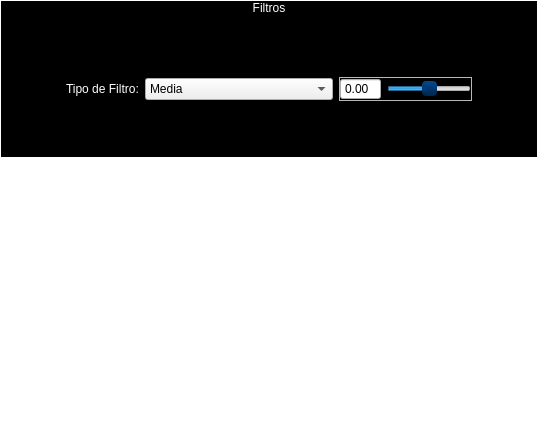
<?xml version="1.0" encoding="UTF-8"?>
<ui version="4.0">
 <class>sim_U4_T5</class>
 <widget class="QWidget" name="sim_U4_T5">
  <property name="geometry">
   <rect>
    <x>0</x>
    <y>0</y>
    <width>538</width>
    <height>430</height>
   </rect>
  </property>
  <property name="windowTitle">
   <string>Sim_U4_T5</string>
  </property>
  <property name="styleSheet">
   <string notr="true">QWidget#sim_U4_T5,
QScrollArea#scrollArea{
background-color:rgba(0,0,0,0);
}</string>
  </property>
  <layout class="QVBoxLayout" name="verticalLayout">
   <property name="leftMargin">
    <number>0</number>
   </property>
   <property name="topMargin">
    <number>0</number>
   </property>
   <property name="rightMargin">
    <number>0</number>
   </property>
   <property name="bottomMargin">
    <number>0</number>
   </property>
   <item>
    <widget class="QScrollArea" name="scrollArea">
     <property name="widgetResizable">
      <bool>true</bool>
     </property>
     <widget class="QWidget" name="scrollAreaWidgetContents">
      <property name="geometry">
       <rect>
        <x>0</x>
        <y>0</y>
        <width>536</width>
        <height>160</height>
       </rect>
      </property>
      <property name="sizePolicy">
       <sizepolicy hsizetype="Preferred" vsizetype="Fixed">
        <horstretch>0</horstretch>
        <verstretch>0</verstretch>
       </sizepolicy>
      </property>
      <property name="styleSheet">
       <string notr="true">QWidget#scrollAreaWidgetContents{
background-color:rgb(0,0,0);
}
QLabel{
color:white;
}
QSlider::handle:horizontal {
background: qlineargradient(spread:pad, x1:0.505, y1:0, x2:0.500318, y2:1, stop:0 rgba(0, 74, 148, 255), stop:1 rgba(0, 37, 74, 255));
width: 18px;
margin: -2px 0; /* handle is placed by default on the contents rect of the groove. Expand outside the groove */
border-radius: 4px;
}
QSlider::handle:horizontal:hover {
background: qlineargradient(spread:pad, x1:0.527773, y1:0, x2:0.517, y2:0.977409, stop:0 rgba(255, 183, 0, 255), stop:1 rgba(193, 148, 12, 255));
}</string>
      </property>
      <layout class="QVBoxLayout" name="verticalLayout_2">
       <property name="leftMargin">
        <number>0</number>
       </property>
       <property name="topMargin">
        <number>0</number>
       </property>
       <property name="rightMargin">
        <number>0</number>
       </property>
       <property name="bottomMargin">
        <number>0</number>
       </property>
       <item>
        <widget class="QLabel" name="label">
         <property name="text">
          <string>Filtros</string>
         </property>
         <property name="alignment">
          <set>Qt::AlignCenter</set>
         </property>
        </widget>
       </item>
       <item>
        <widget class="CustomPlotWidget" name="cp_1" native="true">
         <property name="minimumSize">
          <size>
           <width>0</width>
           <height>50</height>
          </size>
         </property>
        </widget>
       </item>
       <item>
        <layout class="QHBoxLayout" name="horizontalLayout">
         <item>
          <spacer name="horizontalSpacer">
           <property name="orientation">
            <enum>Qt::Horizontal</enum>
           </property>
           <property name="sizeHint" stdset="0">
            <size>
             <width>40</width>
             <height>20</height>
            </size>
           </property>
          </spacer>
         </item>
         <item>
          <widget class="QLabel" name="label_2">
           <property name="text">
            <string>Tipo de Filtro:</string>
           </property>
          </widget>
         </item>
         <item>
          <widget class="QComboBox" name="cb_filtros">
           <item>
            <property name="text">
             <string>Media</string>
            </property>
           </item>
           <item>
            <property name="text">
             <string>Distribución Gaussiana (3x3)</string>
            </property>
           </item>
           <item>
            <property name="text">
             <string>Distribución Gaussiana (5x5)</string>
            </property>
           </item>
           <item>
            <property name="text">
             <string>Mediana</string>
            </property>
           </item>
           <item>
            <property name="text">
             <string>Realce (Sharpening)</string>
            </property>
           </item>
          </widget>
         </item>
         <item>
          <widget class="QFrame" name="fr_realce">
           <property name="frameShape">
            <enum>QFrame::StyledPanel</enum>
           </property>
           <property name="frameShadow">
            <enum>QFrame::Raised</enum>
           </property>
           <layout class="QHBoxLayout" name="horizontalLayout_2">
            <property name="leftMargin">
             <number>0</number>
            </property>
            <property name="topMargin">
             <number>0</number>
            </property>
            <property name="rightMargin">
             <number>0</number>
            </property>
            <property name="bottomMargin">
             <number>0</number>
            </property>
            <item>
             <widget class="QDoubleSpinBox" name="sb_realce">
              <property name="readOnly">
               <bool>true</bool>
              </property>
              <property name="buttonSymbols">
               <enum>QAbstractSpinBox::NoButtons</enum>
              </property>
             </widget>
            </item>
            <item>
             <widget class="QSlider" name="sl_realce">
              <property name="maximum">
               <number>100</number>
              </property>
              <property name="singleStep">
               <number>5</number>
              </property>
              <property name="pageStep">
               <number>10</number>
              </property>
              <property name="value">
               <number>50</number>
              </property>
              <property name="orientation">
               <enum>Qt::Horizontal</enum>
              </property>
             </widget>
            </item>
           </layout>
          </widget>
         </item>
         <item>
          <spacer name="horizontalSpacer_2">
           <property name="orientation">
            <enum>Qt::Horizontal</enum>
           </property>
           <property name="sizeHint" stdset="0">
            <size>
             <width>40</width>
             <height>20</height>
            </size>
           </property>
          </spacer>
         </item>
        </layout>
       </item>
       <item>
        <widget class="CustomPlotWidget" name="cp_2" native="true">
         <property name="minimumSize">
          <size>
           <width>0</width>
           <height>50</height>
          </size>
         </property>
        </widget>
       </item>
      </layout>
     </widget>
    </widget>
   </item>
  </layout>
 </widget>
 <customwidgets>
  <customwidget>
   <class>CustomPlotWidget</class>
   <extends>QWidget</extends>
   <header>clases.PlotWidget</header>
   <container>1</container>
  </customwidget>
 </customwidgets>
 <resources/>
 <connections/>
</ui>
